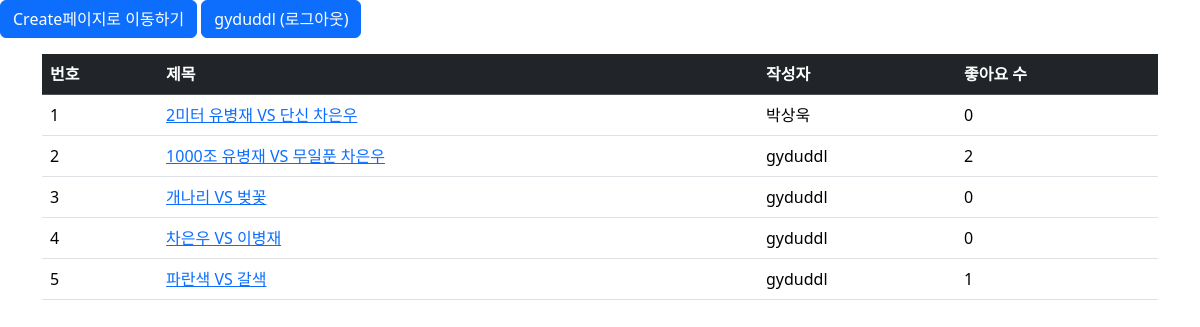
The page /polls/ (signed in) on the database its author committed.
### polls/models.py (models this page shows, shortened)
class Question(models.Model):
    user = models.ForeignKey(settings.AUTH_USER_MODEL, on_delete=models.CASCADE, default=1)
    like_users = models.ManyToManyField(settings.AUTH_USER_MODEL, related_name='like_articles')
    question_Text = models.CharField(max_length=200)
    pub_date = models.DateTimeField('date published')

### polls/views.py (the view)
# urls.py: path('', views.index, name='index'),
def index(request): # 메인 페이지
    latest_question_list = Question.objects.order_by('-pub_date')[:5]
    context = {'latest_question_list': latest_question_list}
    return render(request, 'polls/index.html', context)

### templates/polls/index.html
{% extends 'base.html' %}
{% block content %}
    {% if user.is_authenticated %}
    <a href="/polls/new/"  class="btn btn-primary">Create페이지로 이동하기</a>
    <a href="{% url 'common:logout' %}" class="btn btn-primary">{{ user.username }} (로그아웃)</a>
    {% else %}
    <a href="{% url 'common:login' %}" class="btn btn-primary">로그인</a>
    <a class="nav-link" href="{% url 'common:signup' %}">회원가입</a>
    {% endif %}
<div class="container my-3">
    <table class="table">
        <thead>
            <tr class="table-dark">
                <th>번호</th>
                <th>제목</th>
                <th>작성자</th>
                <th>좋아요 수</th>
            </tr>
        </thead>
        <tbody>
            {% if latest_question_list %}
            {% for question in latest_question_list %}
            <tr>
                <td>{{ forloop.counter }}</td>
                <td><a href="{% url 'polls:detail' question.id %}">{{ question.question_Text }}</a></td>
                <td>{{ question.user }}</td>
                <td>{{ question.like_users.all|length }}</td>
            </tr>
            {% endfor %}
            {% else %}
            <tr>
                <td colspan="3">질문이 없습니다.</td>
            </tr>
            {% endif %}
        </tbody>
    </table>
</div>
{% endblock %}

### rows shown on the page
Question: question_Text "2미터 유병재 VS 단신 차은우", user "박상욱", like_users.all|length "0"
Question: question_Text "1000조 유병재 VS 무일푼 차은우", user "gyduddl", like_users.all|length "2"
Question: question_Text "개나리 VS 벚꽃", user "gyduddl", like_users.all|length "0"
Question: question_Text "차은우 VS 이병재", user "gyduddl", like_users.all|length "0"
Question: question_Text "파란색 VS 갈색", user "gyduddl", like_users.all|length "1"

### other values the page prints
{{ user.username }} "gyduddl"
